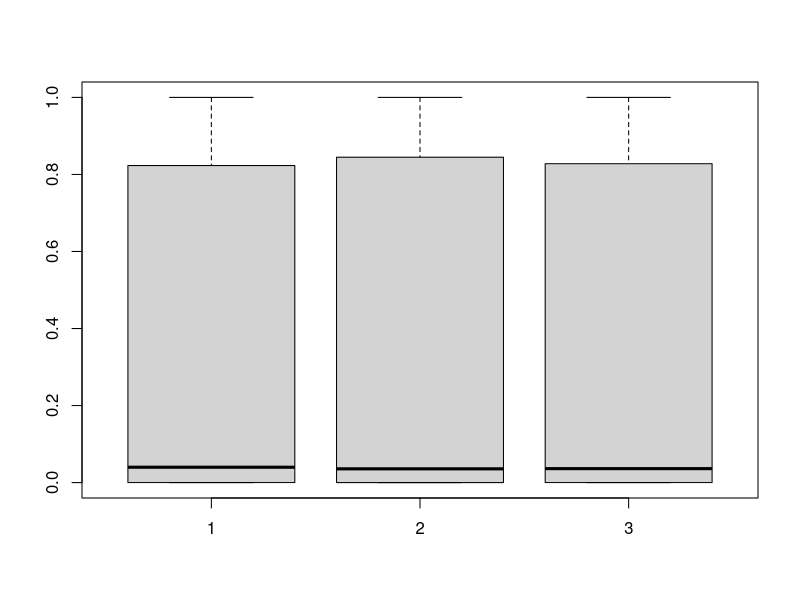
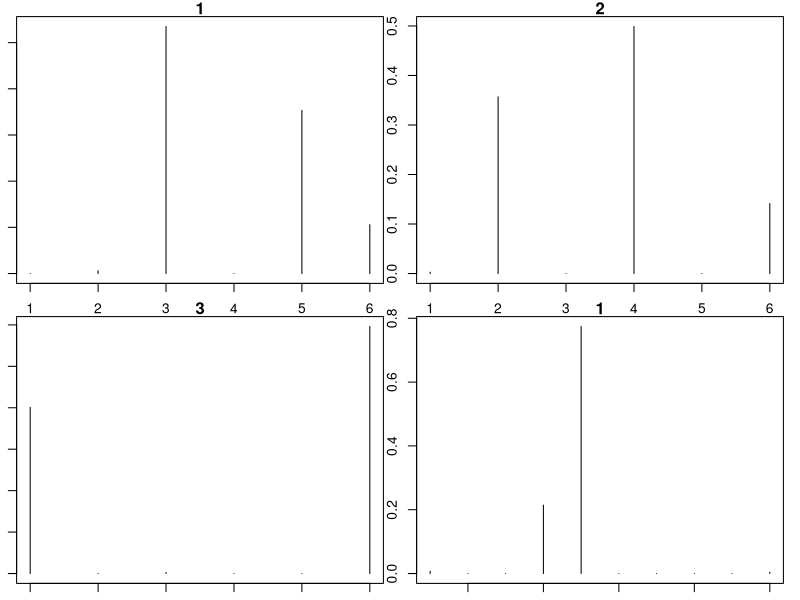
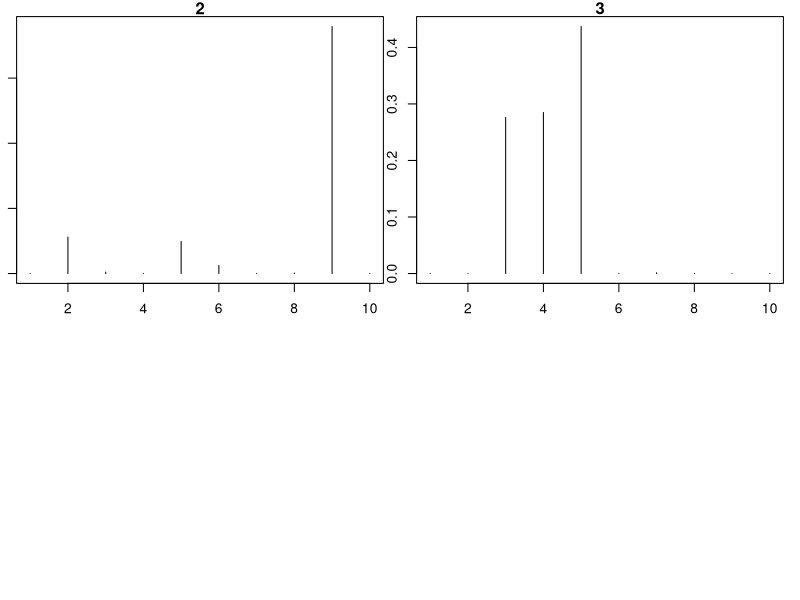

Generate these figures, in order, with R: (Note: this script raises an error after producing the figures.)
rm(list=ls(all=TRUE))
library('MCMCpack')
set.seed(3)

#basic settings
ntsegm=20*40 #overall number of time segments
#be careful with large nbehavior because it is easy to:
#- generate phi1 and phi2 in such a way that things are not clearly separable
#- generate theta in such a way that we don't have approx. pure time segments
nbehavior=3
ncat.data=c(6,10,2,8,5)
ndata.types=length(ncat.data)
nobs.tsegm=100 #number of observations per time segment

#get parameters
phi=list()
for (i in 1:ndata.types){
  phi[[i]]=rdirichlet(nbehavior,alpha=rep(0.1,ncat.data[i]))
}
theta.true=theta=rdirichlet(ntsegm,alpha=rep(0.1,nbehavior))
phi.true=phi

#look at these parameters
boxplot(theta)
apply(theta>0.95,2,mean)

par(mfrow=c(ceiling(nbehavior/2),2),mar=rep(1,4))
for (i in 1:nbehavior) plot(phi.true[[1]][i,],type='h',main=i)
for (i in 1:nbehavior) plot(phi.true[[2]][i,],type='h',main=i)

#create storage space
y.disagg.true=z.true=list()
for (i in 1:ndata.types){
  z.true[[i]]=matrix(0,ntsegm,nbehavior)
  y.disagg.true[[i]]=array(NA,dim=c(ntsegm,ncat.data[i],nbehavior))
}

#generate disaggregated data (already partitioned into different behaviors)
for (j in 1:ndata.types){
  for (t in 1:ntsegm){
    z=rmultinom(1,size=nobs.tsegm,prob=theta[t,]) #number of obs from each behavior
    z.true[[j]][t,]=z
    for (k in 1:nbehavior){
      y.disagg.true[[j]][t,,k]=rmultinom(1,size=z[k],prob=phi[[j]][k,]) #number of obs in each categ from each behavior
    }
  }
}

#aggregate data
y=numeric()
for (j in 1:ndata.types){
  aux=apply(y.disagg.true[[j]],1:2,sum) #sum across behaviors
  nomes=paste0('y',j,'.',1:ncat.data[j])
  colnames(aux)=nomes
  y=cbind(y,aux) 
}

#export fake data
setwd('U:\\GIT_models\\git_LDA_behavior')
write.csv(y,'fake data.csv',row.names=F)
